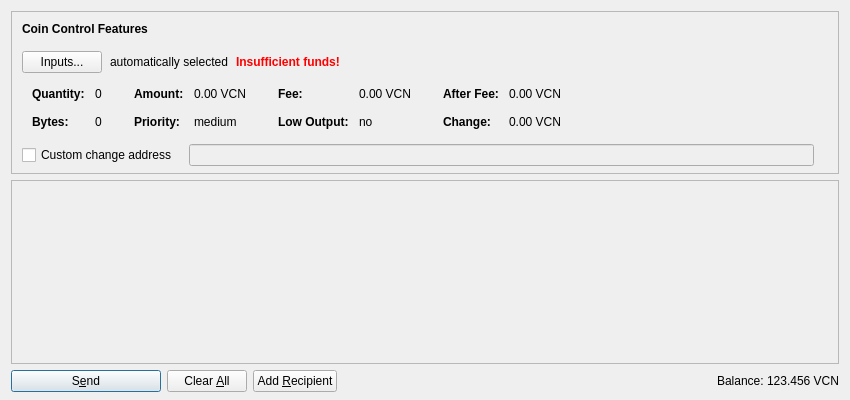
<?xml version="1.0" encoding="UTF-8"?>
<ui version="4.0">
 <class>SendCoinsDialog</class>
 <widget class="QDialog" name="SendCoinsDialog">
  <property name="geometry">
   <rect>
    <x>0</x>
    <y>0</y>
    <width>850</width>
    <height>400</height>
   </rect>
  </property>
  <property name="windowTitle">
   <string>Send Coins</string>
  </property>
  <layout class="QVBoxLayout" name="verticalLayout" stretch="0,1,0">
   <property name="bottomMargin">
    <number>8</number>
   </property>
   <item>
    <widget class="QFrame" name="frameCoinControl">
     <property name="sizePolicy">
      <sizepolicy hsizetype="Expanding" vsizetype="Expanding">
       <horstretch>0</horstretch>
       <verstretch>0</verstretch>
      </sizepolicy>
     </property>
     <property name="maximumSize">
      <size>
       <width>16777215</width>
       <height>16777215</height>
      </size>
     </property>
     <property name="frameShape">
      <enum>QFrame::StyledPanel</enum>
     </property>
     <property name="frameShadow">
      <enum>QFrame::Sunken</enum>
     </property>
     <layout class="QVBoxLayout" name="verticalLayoutCoinControl2">
      <property name="spacing">
       <number>0</number>
      </property>
      <property name="leftMargin">
       <number>0</number>
      </property>
      <property name="topMargin">
       <number>0</number>
      </property>
      <property name="rightMargin">
       <number>0</number>
      </property>
      <property name="bottomMargin">
       <number>6</number>
      </property>
      <item>
       <layout class="QVBoxLayout" name="verticalLayoutCoinControl" stretch="0,0,0,0,1">
        <property name="spacing">
         <number>0</number>
        </property>
        <property name="leftMargin">
         <number>10</number>
        </property>
        <property name="topMargin">
         <number>10</number>
        </property>
        <item>
         <layout class="QHBoxLayout" name="horizontalLayoutCoinControl1">
          <property name="bottomMargin">
           <number>15</number>
          </property>
          <item>
           <widget class="QLabel" name="labelCoinControlFeatures">
            <property name="sizePolicy">
             <sizepolicy hsizetype="Preferred" vsizetype="Maximum">
              <horstretch>0</horstretch>
              <verstretch>0</verstretch>
             </sizepolicy>
            </property>
            <property name="font">
             <font>
              <weight>75</weight>
              <bold>true</bold>
             </font>
            </property>
            <property name="styleSheet">
             <string notr="true">font-weight:bold;</string>
            </property>
            <property name="text">
             <string>Coin Control Features</string>
            </property>
           </widget>
          </item>
         </layout>
        </item>
        <item>
         <layout class="QHBoxLayout" name="horizontalLayoutCoinControl2" stretch="0,0,0,0">
          <property name="spacing">
           <number>8</number>
          </property>
          <property name="bottomMargin">
           <number>10</number>
          </property>
          <item>
           <widget class="QPushButton" name="pushButtonCoinControl">
            <property name="styleSheet">
             <string notr="true"/>
            </property>
            <property name="text">
             <string>Inputs...</string>
            </property>
           </widget>
          </item>
          <item>
           <widget class="QLabel" name="labelCoinControlAutomaticallySelected">
            <property name="text">
             <string>automatically selected</string>
            </property>
            <property name="margin">
             <number>5</number>
            </property>
           </widget>
          </item>
          <item>
           <widget class="QLabel" name="labelCoinControlInsuffFunds">
            <property name="font">
             <font>
              <weight>75</weight>
              <bold>true</bold>
             </font>
            </property>
            <property name="styleSheet">
             <string notr="true">color:red;font-weight:bold;</string>
            </property>
            <property name="text">
             <string>Insufficient funds!</string>
            </property>
            <property name="margin">
             <number>5</number>
            </property>
           </widget>
          </item>
          <item>
           <spacer name="horizontalSpacerCoinControl">
            <property name="orientation">
             <enum>Qt::Horizontal</enum>
            </property>
            <property name="sizeHint" stdset="0">
             <size>
              <width>40</width>
              <height>1</height>
             </size>
            </property>
           </spacer>
          </item>
         </layout>
        </item>
        <item>
         <widget class="QWidget" name="widgetCoinControl" native="true">
          <property name="sizePolicy">
           <sizepolicy hsizetype="Preferred" vsizetype="Preferred">
            <horstretch>0</horstretch>
            <verstretch>0</verstretch>
           </sizepolicy>
          </property>
          <property name="minimumSize">
           <size>
            <width>0</width>
            <height>0</height>
           </size>
          </property>
          <property name="styleSheet">
           <string notr="true"/>
          </property>
          <layout class="QHBoxLayout" name="horizontalLayoutCoinControl5">
           <property name="leftMargin">
            <number>0</number>
           </property>
           <property name="topMargin">
            <number>0</number>
           </property>
           <property name="rightMargin">
            <number>0</number>
           </property>
           <property name="bottomMargin">
            <number>0</number>
           </property>
           <item>
            <layout class="QHBoxLayout" name="horizontalLayoutCoinControl3" stretch="0,0,0,1">
             <property name="spacing">
              <number>20</number>
             </property>
             <property name="topMargin">
              <number>0</number>
             </property>
             <property name="bottomMargin">
              <number>10</number>
             </property>
             <item>
              <layout class="QFormLayout" name="formLayoutCoinControl1">
               <property name="horizontalSpacing">
                <number>10</number>
               </property>
               <property name="verticalSpacing">
                <number>14</number>
               </property>
               <property name="leftMargin">
                <number>10</number>
               </property>
               <property name="topMargin">
                <number>4</number>
               </property>
               <property name="rightMargin">
                <number>6</number>
               </property>
               <item row="0" column="0">
                <widget class="QLabel" name="labelCoinControlQuantityText">
                 <property name="font">
                  <font>
                   <weight>75</weight>
                   <bold>true</bold>
                  </font>
                 </property>
                 <property name="text">
                  <string>Quantity:</string>
                 </property>
                 <property name="margin">
                  <number>0</number>
                 </property>
                </widget>
               </item>
               <item row="0" column="1">
                <widget class="QLabel" name="labelCoinControlQuantity">
                 <property name="cursor">
                  <cursorShape>IBeamCursor</cursorShape>
                 </property>
                 <property name="contextMenuPolicy">
                  <enum>Qt::ActionsContextMenu</enum>
                 </property>
                 <property name="text">
                  <string notr="true">0</string>
                 </property>
                 <property name="margin">
                  <number>0</number>
                 </property>
                 <property name="textInteractionFlags">
                  <set>Qt::LinksAccessibleByMouse|Qt::TextSelectableByKeyboard|Qt::TextSelectableByMouse</set>
                 </property>
                </widget>
               </item>
               <item row="1" column="0">
                <widget class="QLabel" name="labelCoinControlBytesText">
                 <property name="font">
                  <font>
                   <weight>75</weight>
                   <bold>true</bold>
                  </font>
                 </property>
                 <property name="text">
                  <string>Bytes:</string>
                 </property>
                </widget>
               </item>
               <item row="1" column="1">
                <widget class="QLabel" name="labelCoinControlBytes">
                 <property name="cursor">
                  <cursorShape>IBeamCursor</cursorShape>
                 </property>
                 <property name="contextMenuPolicy">
                  <enum>Qt::ActionsContextMenu</enum>
                 </property>
                 <property name="text">
                  <string notr="true">0</string>
                 </property>
                 <property name="textInteractionFlags">
                  <set>Qt::LinksAccessibleByMouse|Qt::TextSelectableByKeyboard|Qt::TextSelectableByMouse</set>
                 </property>
                </widget>
               </item>
              </layout>
             </item>
             <item>
              <layout class="QFormLayout" name="formLayoutCoinControl2">
               <property name="horizontalSpacing">
                <number>10</number>
               </property>
               <property name="verticalSpacing">
                <number>14</number>
               </property>
               <property name="leftMargin">
                <number>6</number>
               </property>
               <property name="topMargin">
                <number>4</number>
               </property>
               <property name="rightMargin">
                <number>6</number>
               </property>
               <item row="0" column="0">
                <widget class="QLabel" name="labelCoinControlAmountText">
                 <property name="font">
                  <font>
                   <weight>75</weight>
                   <bold>true</bold>
                  </font>
                 </property>
                 <property name="text">
                  <string>Amount:</string>
                 </property>
                 <property name="margin">
                  <number>0</number>
                 </property>
                </widget>
               </item>
               <item row="0" column="1">
                <widget class="QLabel" name="labelCoinControlAmount">
                 <property name="cursor">
                  <cursorShape>IBeamCursor</cursorShape>
                 </property>
                 <property name="contextMenuPolicy">
                  <enum>Qt::ActionsContextMenu</enum>
                 </property>
                 <property name="text">
                  <string notr="true">0.00 VCN</string>
                 </property>
                 <property name="textInteractionFlags">
                  <set>Qt::LinksAccessibleByMouse|Qt::TextSelectableByKeyboard|Qt::TextSelectableByMouse</set>
                 </property>
                </widget>
               </item>
               <item row="1" column="0">
                <widget class="QLabel" name="labelCoinControlPriorityText">
                 <property name="font">
                  <font>
                   <weight>75</weight>
                   <bold>true</bold>
                  </font>
                 </property>
                 <property name="text">
                  <string>Priority:</string>
                 </property>
                </widget>
               </item>
               <item row="1" column="1">
                <widget class="QLabel" name="labelCoinControlPriority">
                 <property name="cursor">
                  <cursorShape>IBeamCursor</cursorShape>
                 </property>
                 <property name="contextMenuPolicy">
                  <enum>Qt::ActionsContextMenu</enum>
                 </property>
                 <property name="text">
                  <string notr="true">medium</string>
                 </property>
                 <property name="textInteractionFlags">
                  <set>Qt::LinksAccessibleByMouse|Qt::TextSelectableByKeyboard|Qt::TextSelectableByMouse</set>
                 </property>
                </widget>
               </item>
              </layout>
             </item>
             <item>
              <layout class="QFormLayout" name="formLayoutCoinControl3">
               <property name="horizontalSpacing">
                <number>10</number>
               </property>
               <property name="verticalSpacing">
                <number>14</number>
               </property>
               <property name="leftMargin">
                <number>6</number>
               </property>
               <property name="topMargin">
                <number>4</number>
               </property>
               <property name="rightMargin">
                <number>6</number>
               </property>
               <item row="0" column="0">
                <widget class="QLabel" name="labelCoinControlFeeText">
                 <property name="font">
                  <font>
                   <weight>75</weight>
                   <bold>true</bold>
                  </font>
                 </property>
                 <property name="text">
                  <string>Fee:</string>
                 </property>
                 <property name="margin">
                  <number>0</number>
                 </property>
                </widget>
               </item>
               <item row="0" column="1">
                <widget class="QLabel" name="labelCoinControlFee">
                 <property name="cursor">
                  <cursorShape>IBeamCursor</cursorShape>
                 </property>
                 <property name="contextMenuPolicy">
                  <enum>Qt::ActionsContextMenu</enum>
                 </property>
                 <property name="text">
                  <string notr="true">0.00 VCN</string>
                 </property>
                 <property name="textInteractionFlags">
                  <set>Qt::LinksAccessibleByMouse|Qt::TextSelectableByKeyboard|Qt::TextSelectableByMouse</set>
                 </property>
                </widget>
               </item>
               <item row="1" column="0">
                <widget class="QLabel" name="labelCoinControlLowOutputText">
                 <property name="font">
                  <font>
                   <weight>75</weight>
                   <bold>true</bold>
                  </font>
                 </property>
                 <property name="text">
                  <string>Low Output:</string>
                 </property>
                </widget>
               </item>
               <item row="1" column="1">
                <widget class="QLabel" name="labelCoinControlLowOutput">
                 <property name="cursor">
                  <cursorShape>IBeamCursor</cursorShape>
                 </property>
                 <property name="contextMenuPolicy">
                  <enum>Qt::ActionsContextMenu</enum>
                 </property>
                 <property name="text">
                  <string notr="true">no</string>
                 </property>
                 <property name="textInteractionFlags">
                  <set>Qt::LinksAccessibleByMouse|Qt::TextSelectableByKeyboard|Qt::TextSelectableByMouse</set>
                 </property>
                </widget>
               </item>
              </layout>
             </item>
             <item>
              <layout class="QFormLayout" name="formLayoutCoinControl4">
               <property name="horizontalSpacing">
                <number>10</number>
               </property>
               <property name="verticalSpacing">
                <number>14</number>
               </property>
               <property name="leftMargin">
                <number>6</number>
               </property>
               <property name="topMargin">
                <number>4</number>
               </property>
               <property name="rightMargin">
                <number>6</number>
               </property>
               <item row="0" column="0">
                <widget class="QLabel" name="labelCoinControlAfterFeeText">
                 <property name="font">
                  <font>
                   <weight>75</weight>
                   <bold>true</bold>
                  </font>
                 </property>
                 <property name="text">
                  <string>After Fee:</string>
                 </property>
                 <property name="margin">
                  <number>0</number>
                 </property>
                </widget>
               </item>
               <item row="0" column="1">
                <widget class="QLabel" name="labelCoinControlAfterFee">
                 <property name="cursor">
                  <cursorShape>IBeamCursor</cursorShape>
                 </property>
                 <property name="contextMenuPolicy">
                  <enum>Qt::ActionsContextMenu</enum>
                 </property>
                 <property name="text">
                  <string notr="true">0.00 VCN</string>
                 </property>
                 <property name="textInteractionFlags">
                  <set>Qt::LinksAccessibleByMouse|Qt::TextSelectableByKeyboard|Qt::TextSelectableByMouse</set>
                 </property>
                </widget>
               </item>
               <item row="1" column="0">
                <widget class="QLabel" name="labelCoinControlChangeText">
                 <property name="font">
                  <font>
                   <weight>75</weight>
                   <bold>true</bold>
                  </font>
                 </property>
                 <property name="text">
                  <string>Change:</string>
                 </property>
                </widget>
               </item>
               <item row="1" column="1">
                <widget class="QLabel" name="labelCoinControlChange">
                 <property name="cursor">
                  <cursorShape>IBeamCursor</cursorShape>
                 </property>
                 <property name="contextMenuPolicy">
                  <enum>Qt::ActionsContextMenu</enum>
                 </property>
                 <property name="text">
                  <string notr="true">0.00 VCN</string>
                 </property>
                 <property name="textInteractionFlags">
                  <set>Qt::LinksAccessibleByMouse|Qt::TextSelectableByKeyboard|Qt::TextSelectableByMouse</set>
                 </property>
                </widget>
               </item>
              </layout>
             </item>
            </layout>
           </item>
          </layout>
         </widget>
        </item>
        <item>
         <layout class="QHBoxLayout" name="horizontalLayoutCoinControl4" stretch="0,0,0">
          <property name="spacing">
           <number>12</number>
          </property>
          <property name="sizeConstraint">
           <enum>QLayout::SetDefaultConstraint</enum>
          </property>
          <property name="topMargin">
           <number>5</number>
          </property>
          <property name="rightMargin">
           <number>5</number>
          </property>
          <item>
           <widget class="QCheckBox" name="checkBoxCoinControlChange">
            <property name="toolTip">
             <string>If this is activated, but the change address is empty or invalid, change will be sent to a newly generated address.</string>
            </property>
            <property name="text">
             <string>Custom change address</string>
            </property>
           </widget>
          </item>
          <item>
           <widget class="QValidatedLineEdit" name="lineEditCoinControlChange">
            <property name="enabled">
             <bool>false</bool>
            </property>
            <property name="sizePolicy">
             <sizepolicy hsizetype="Expanding" vsizetype="Fixed">
              <horstretch>0</horstretch>
              <verstretch>0</verstretch>
             </sizepolicy>
            </property>
           </widget>
          </item>
          <item>
           <widget class="QLabel" name="labelCoinControlChangeLabel">
            <property name="sizePolicy">
             <sizepolicy hsizetype="Preferred" vsizetype="Expanding">
              <horstretch>0</horstretch>
              <verstretch>0</verstretch>
             </sizepolicy>
            </property>
            <property name="minimumSize">
             <size>
              <width>0</width>
              <height>0</height>
             </size>
            </property>
            <property name="text">
             <string/>
            </property>
            <property name="margin">
             <number>3</number>
            </property>
           </widget>
          </item>
         </layout>
        </item>
        <item>
         <spacer name="verticalSpacerCoinControl">
          <property name="orientation">
           <enum>Qt::Vertical</enum>
          </property>
          <property name="sizeHint" stdset="0">
           <size>
            <width>800</width>
            <height>1</height>
           </size>
          </property>
         </spacer>
        </item>
       </layout>
      </item>
     </layout>
    </widget>
   </item>
   <item>
    <widget class="QScrollArea" name="scrollArea">
     <property name="widgetResizable">
      <bool>true</bool>
     </property>
     <widget class="QWidget" name="scrollAreaWidgetContents">
      <property name="geometry">
       <rect>
        <x>0</x>
        <y>0</y>
        <width>830</width>
        <height>178</height>
       </rect>
      </property>
      <layout class="QVBoxLayout" name="verticalLayout_2" stretch="0,1">
       <property name="leftMargin">
        <number>0</number>
       </property>
       <property name="topMargin">
        <number>0</number>
       </property>
       <property name="rightMargin">
        <number>0</number>
       </property>
       <property name="bottomMargin">
        <number>0</number>
       </property>
       <item>
        <layout class="QVBoxLayout" name="entries">
         <property name="spacing">
          <number>6</number>
         </property>
        </layout>
       </item>
       <item>
        <spacer name="verticalSpacer">
         <property name="orientation">
          <enum>Qt::Vertical</enum>
         </property>
         <property name="sizeHint" stdset="0">
          <size>
           <width>20</width>
           <height>40</height>
          </size>
         </property>
        </spacer>
       </item>
      </layout>
     </widget>
    </widget>
   </item>
   <item>
    <layout class="QHBoxLayout" name="horizontalLayout">
     <item>
      <widget class="QPushButton" name="sendButton">
       <property name="minimumSize">
        <size>
         <width>150</width>
         <height>0</height>
        </size>
       </property>
       <property name="toolTip">
        <string>Confirm the send action</string>
       </property>
       <property name="text">
        <string>S&amp;end</string>
       </property>
       <property name="icon">
        <iconset resource="../bitcoin.qrc">
         <normaloff>:/icons/send</normaloff>:/icons/send</iconset>
       </property>
       <property name="default">
        <bool>true</bool>
       </property>
      </widget>
     </item>
     <item>
      <widget class="QPushButton" name="clearButton">
       <property name="sizePolicy">
        <sizepolicy hsizetype="Minimum" vsizetype="Fixed">
         <horstretch>0</horstretch>
         <verstretch>0</verstretch>
        </sizepolicy>
       </property>
       <property name="toolTip">
        <string>Clear all fields of the form.</string>
       </property>
       <property name="text">
        <string>Clear &amp;All</string>
       </property>
       <property name="icon">
        <iconset resource="../bitcoin.qrc">
         <normaloff>:/icons/remove</normaloff>:/icons/remove</iconset>
       </property>
       <property name="autoRepeatDelay">
        <number>300</number>
       </property>
       <property name="autoDefault">
        <bool>false</bool>
       </property>
      </widget>
     </item>
     <item>
      <widget class="QPushButton" name="addButton">
       <property name="toolTip">
        <string>Send to multiple recipients at once</string>
       </property>
       <property name="text">
        <string>Add &amp;Recipient</string>
       </property>
       <property name="icon">
        <iconset resource="../bitcoin.qrc">
         <normaloff>:/icons/add</normaloff>:/icons/add</iconset>
       </property>
       <property name="autoDefault">
        <bool>false</bool>
       </property>
      </widget>
     </item>
     <item>
      <spacer name="horizontalSpacer">
       <property name="orientation">
        <enum>Qt::Horizontal</enum>
       </property>
       <property name="sizeHint" stdset="0">
        <size>
         <width>40</width>
         <height>20</height>
        </size>
       </property>
      </spacer>
     </item>
     <item>
      <layout class="QHBoxLayout" name="horizontalLayout_2">
       <property name="spacing">
        <number>3</number>
       </property>
       <item>
        <widget class="QLabel" name="label">
         <property name="sizePolicy">
          <sizepolicy hsizetype="Preferred" vsizetype="Fixed">
           <horstretch>0</horstretch>
           <verstretch>0</verstretch>
          </sizepolicy>
         </property>
         <property name="text">
          <string>Balance:</string>
         </property>
        </widget>
       </item>
       <item>
        <widget class="QLabel" name="labelBalance">
         <property name="sizePolicy">
          <sizepolicy hsizetype="Preferred" vsizetype="Fixed">
           <horstretch>0</horstretch>
           <verstretch>0</verstretch>
          </sizepolicy>
         </property>
         <property name="cursor">
          <cursorShape>IBeamCursor</cursorShape>
         </property>
         <property name="text">
          <string notr="true">123.456 VCN</string>
         </property>
         <property name="textInteractionFlags">
          <set>Qt::LinksAccessibleByMouse|Qt::TextSelectableByKeyboard|Qt::TextSelectableByMouse</set>
         </property>
        </widget>
       </item>
      </layout>
     </item>
    </layout>
   </item>
  </layout>
 </widget>
 <customwidgets>
  <customwidget>
   <class>QValidatedLineEdit</class>
   <extends>QLineEdit</extends>
   <header>qvalidatedlineedit.h</header>
  </customwidget>
 </customwidgets>
 <resources>
  <include location="../bitcoin.qrc"/>
 </resources>
 <connections/>
</ui>
